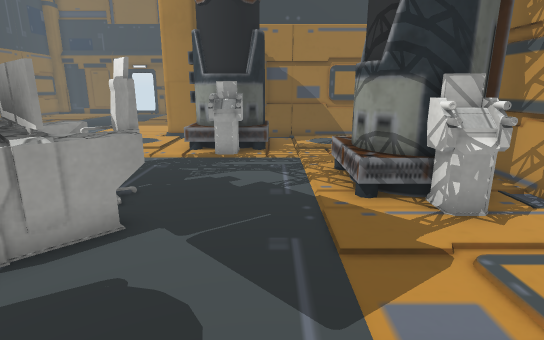
[1] (above)

21 first-person views from a walk through a scene from a Unity 3-D project. The camera is 1.2 m above the floor, tilts 14° down and sees 80° across. The floor is counted in squares, 0.5 m on a side. Each view is taken from the middle of a square. On the plan, view 1 faces up. The plan holds only what a view shows up to about 20 squares ahead; the rest is blank. The player is left out. Door leaves are left out, so doorways stand open. Some surface patterns are stand-ins.

[2]
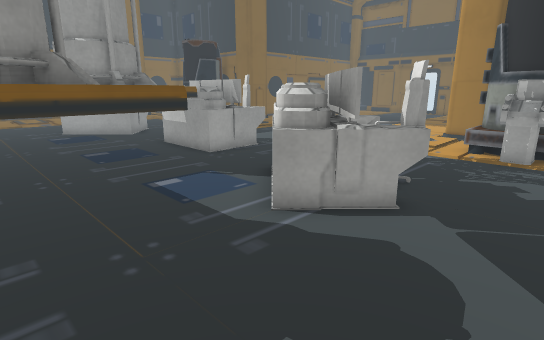

[3]
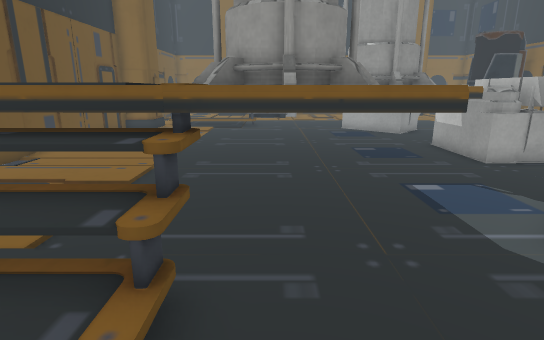

[4]
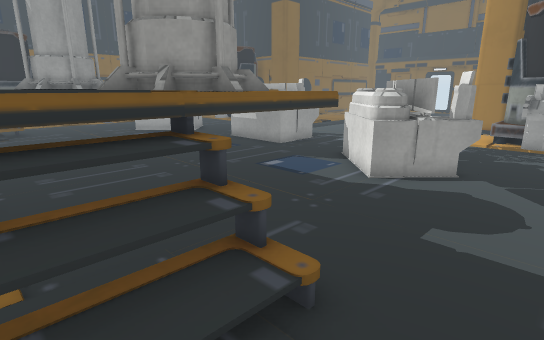

[5]
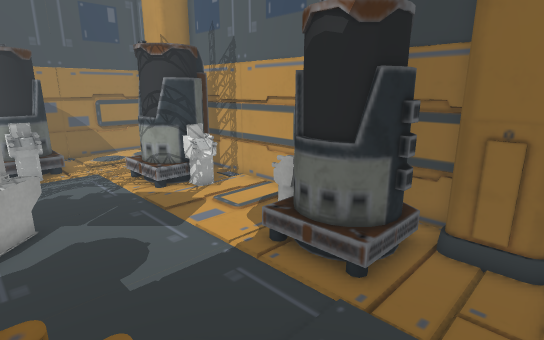

[6]
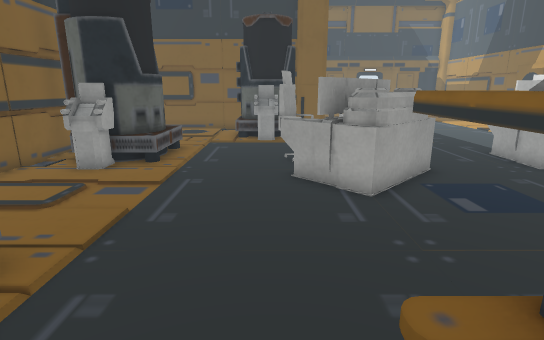

[7]
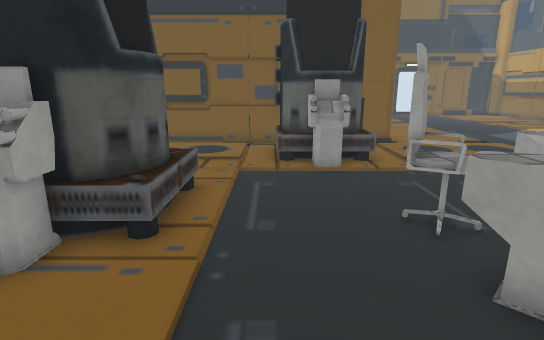

[8]
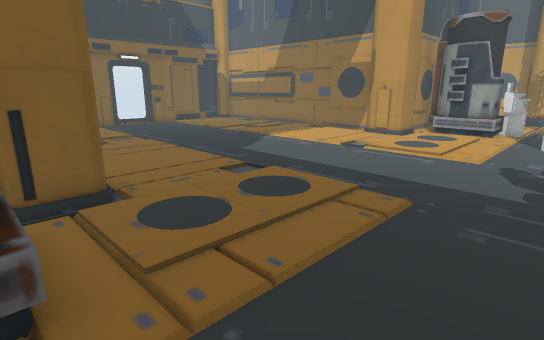

[9]
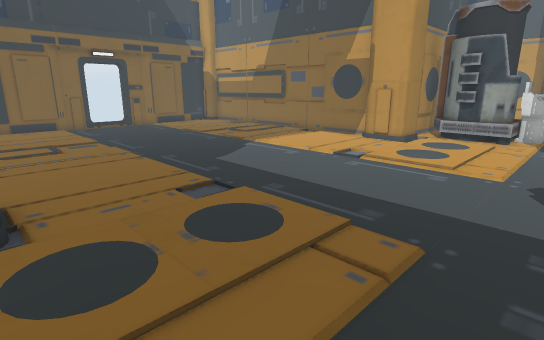

[10]
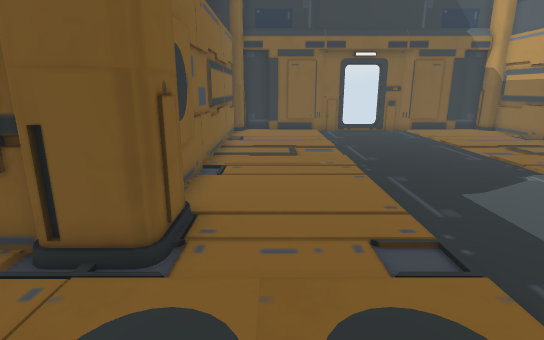

[11]
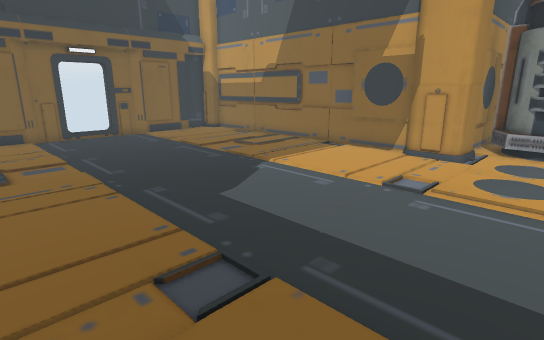

[12]
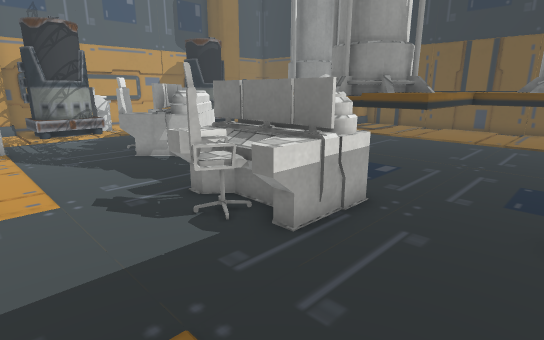

[13]
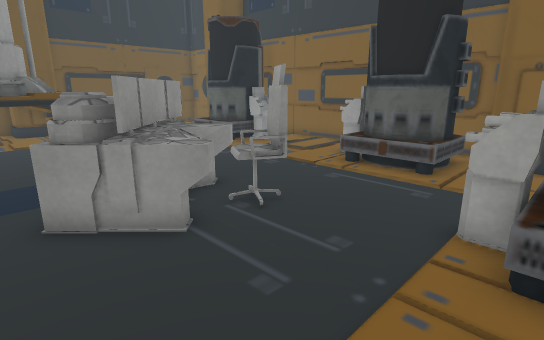

[14]
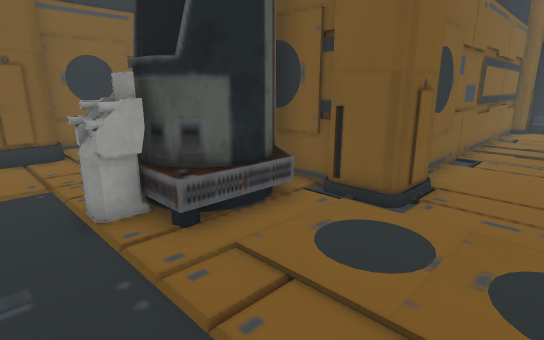

[15]
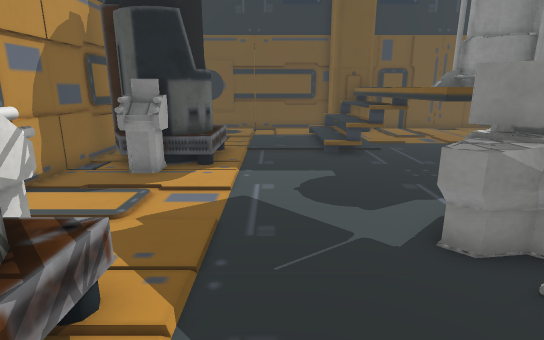

[16]
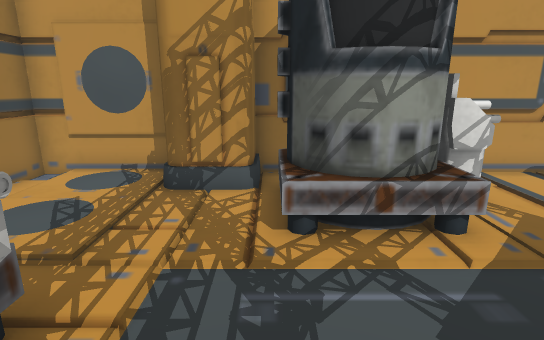

[17]
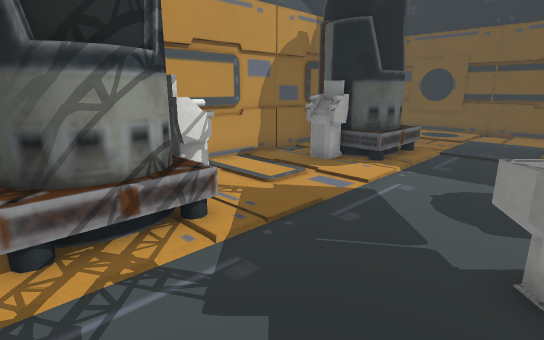

[18]
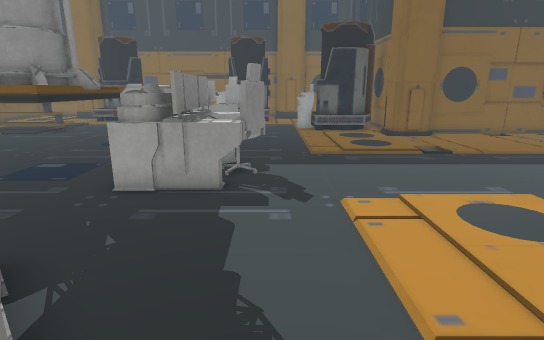

[19]
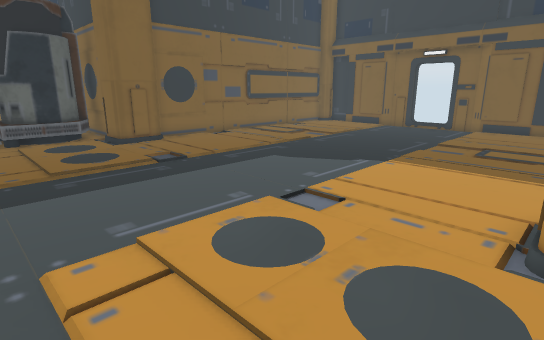

[20]
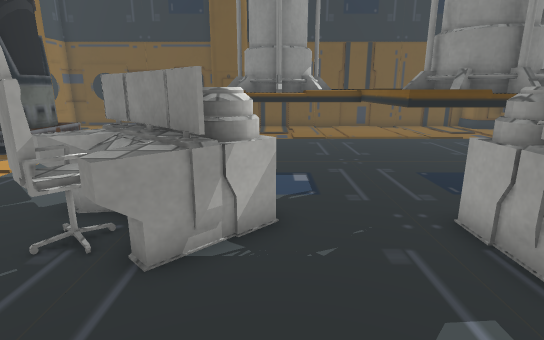

[21]
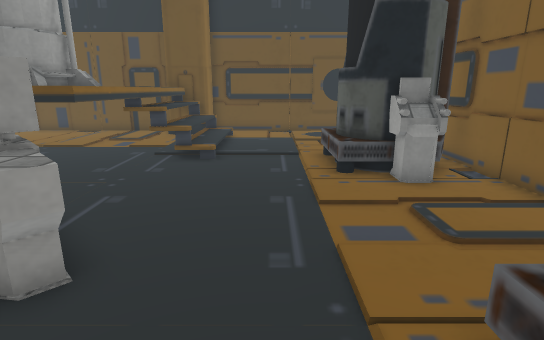

### Floor plan
Key: @ floor where view 1 was taken; # wall or solid block; . main floor; : floor 1.25 m higher than the main floor; / step, stairs or slope; D open door; = window, fence, low wall or low ledge; v drop or lower ground; C column; T terminal; H chair; I thing the floor can be seen under or through; O other object.
Columns run from 32 left of view 1 to 6 right of it. Each row starts with its distance up from view 1.
 33                   #DD#
 32             #######DD#######
 31             #..............#
 30             #..............#
 29             #..............#
 28             #..............#
 27             #..............#
 26             #..............#
 25             #..............#
 24             #..............#
 23             #..............#
 22             #..............#
 21             #..............#
 20             #..............#
 19             #..............#
 18             C..............C
 17   ######## CC..............CC #########
 16  # .....OO CC..............CC#OO .....#
 15  # ....  OO..................OO  .....#
 14  #  ...OO O..................O OO.....#
 13  #C...//OOO..................OOO//...C#
 12   CC....TT....................TT....CCC
 11   CC................................CC
 10  #COO..............HH..............OOC#
  9  # OOO............THHT............OO  #
  8  #O OO...HHHT.....TTTT.....TH.....O  O#
  7  #OTTO...HHTTT....TTTT....TTHH....OTTO#
  6  #.TT....TTTTTT...TTTT...TTTHTT....TT.#
  5  #........TTTT...IIO###...TTTT........#
  4  #.........TT....IIOO##....TT.........#
  3  #...............IO OO#...............#
  2  #...........# ..I OO :...............#
  1  #.TT.......:OO        ::O  .......TT.#
  0  #OTTO......:OOO        OOO:....@.OTTO#
 -1  #O OO...... O O       OOOO:......OOOO#
 -2  #  OO.../== OOO        OO :==/...OO O#
 -3      O...///               :///...OOO.#
 -4 CC   ....///:              :///.....CC
 -5 C    ....///:              :///.....CCC
 -6      ....///                ///......C
 -7      ....///                ///......
 -8      ..../CCCvvvvvvvvvvvvvvC C/...... #
 -9      .....CC vvvvvvvvvvvvvv   ......  #
-10    ########  ##############  ##########

Positions as (right, up) in squares from view 1, and headings:
1: (0, 0), facing up
2: (0, -1), facing up-left
3: (0, -1), facing left
4: (0, -5), facing up-left
5: (-4, -6), facing up-right
6: (-23, -4), facing up
7: (-25, 2), facing up
8: (-22, 9), facing up-right
9: (-20, 10), facing up-right
10: (-18, 12), facing up
11: (-18, 13), facing up-right
12: (-18, 13), facing down-right
13: (-17, 13), facing down-left
14: (-17, 10), facing up-left
15: (0, 10), facing down
16: (-3, 10), facing right
17: (-3, 10), facing down-right
18: (-3, 10), facing left
19: (-5, 11), facing up-left
20: (-7, 12), facing down
21: (-25, 9), facing down
